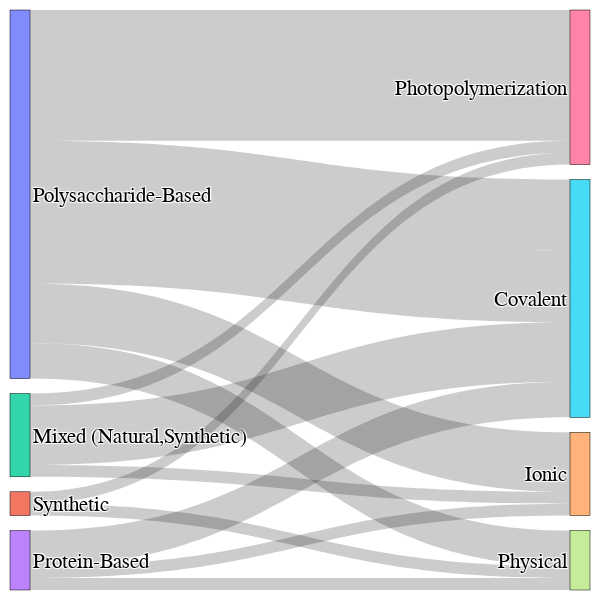

Here is the notebook cell this chart was saved with:
### Code cell
# Prepareing the data
source_labels = wdf.iloc[:, 0].unique().tolist() 
target_labels = wdf.iloc[:, 1].unique().tolist()  
all_labels = source_labels + target_labels

# Creating a mapping from label to index
label_to_index = {label: i for i, label in enumerate(all_labels)}
wdf.loc[:, 'source_index'] = wdf.iloc[:, 0].map(label_to_index)
wdf.loc[:, 'target_index'] = wdf.iloc[:, 1].map(label_to_index)

# Creating the Sankey diagram 
fig = go.Figure(data=[go.Sankey(
    node=dict(
        pad=15,
        thickness=20,
        line=dict(color="black", width=0.5),
        label=all_labels
    ),
    link=dict(
        source=wdf['source_index'],  
        target=wdf['target_index'],  
        value=[1] * len(wdf)  
    )
)])


fig.update_layout(

    font=dict(
        size=21,
        color="black",
        family="Arial"  
    ),
    width=600,
    height=600,
    margin=dict(l=10, r=10, t=10, b=10)
)


fig.write_image("sankey_diagram.png", width=500 ,height=500)

fig.show()

### Figure 1 — Plotly figure (JSON) as saved in the notebook; plotly's stock layout.template omitted (floating-point values rounded to 4 significant figures)
{"data": [{"link": {"source": [0, 0, 0, 0, 0, 0, 1, 0, 2, 0, 0, 0, 0, 0, 0, 2, 2, 1, 0, 0, 3, 0, 3, 3, 0, 0, 0, 2, 2, 0, 0, 0, 0, 2, 0, 0, 0, 0, 3, 0, 2, 0, 0, 0, 3], "target": [4, 5, 5, 6, 5, 5, 6, 5, 6, 6, 6, 6, 7, 7, 5, 5, 5, 7, 6, 5, 4, 5, 5, 5, 6, 4, 6, 5, 5, 5, 6, 4, 5, 4, 4, 6, 5, 6, 7, 5, 5, 7, 4, 6, 5], "value": [1, 1, 1, 1, 1, 1, 1, 1, 1, 1, 1, 1, 1, 1, 1, 1, 1, 1, 1, 1, 1, 1, 1, 1, 1, 1, 1, 1, 1, 1, 1, 1, 1, 1, 1, 1, 1, 1, 1, 1, 1, 1, 1, 1, 1]}, "node": {"label": ["Polysaccharide-Based", "Synthetic", "Mixed (Natural,Synthetic)", "Protein-Based", "Ionic", "Covalent", "Photopolymerization", "Physical"], "line": {"color": "black", "width": 0.5}, "pad": 15, "thickness": 20}, "type": "sankey"}], "layout": {"font": {"color": "black", "family": "Arial", "size": 21}, "height": 600, "margin": {"b": 10, "l": 10, "r": 10, "t": 10}, "width": 600}}
